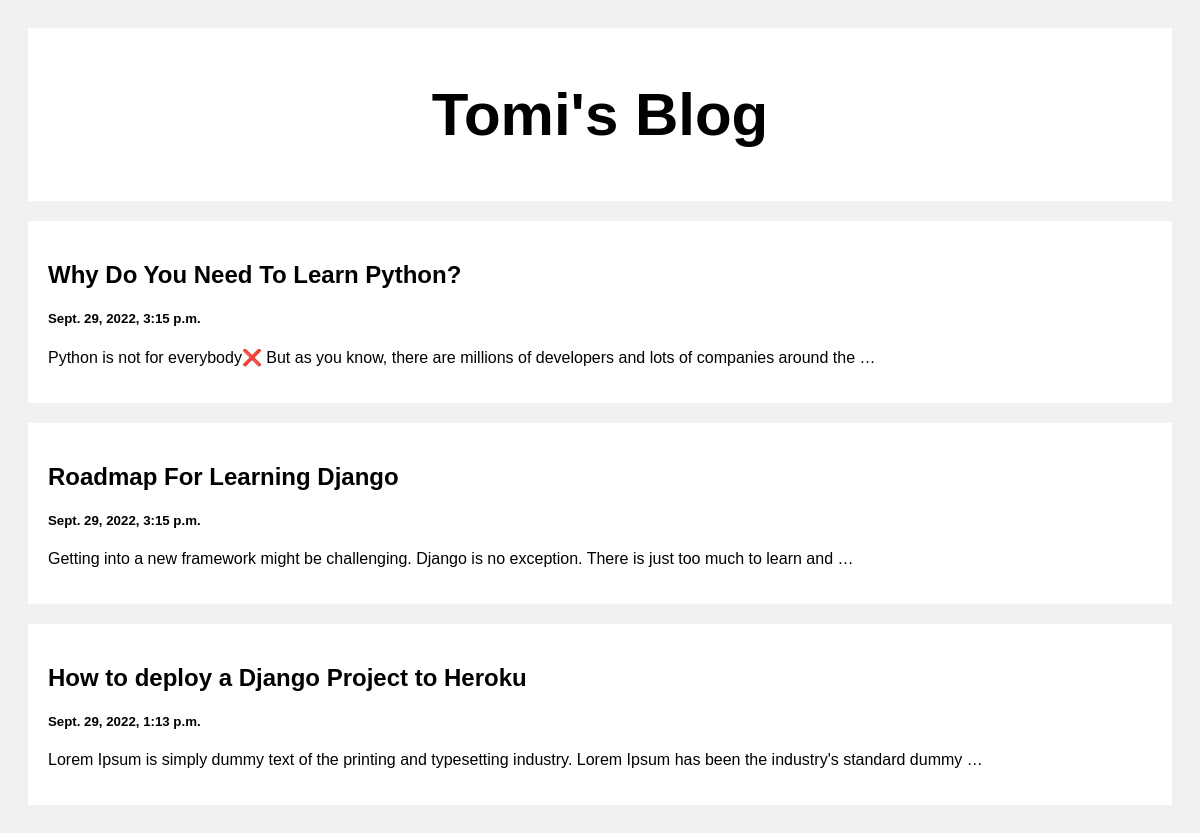
The page / on the database its author committed.
### posts/models.py (models this page shows)
class Post(models.Model):
  title = models.CharField(max_length=100)
  body = models.CharField(max_length=100000)
  created_at = models.DateTimeField(default=datetime.now, blank=True)

### posts/views.py (the view)
# urls.py: path('', views.index, name='index'),
def index(request):
  posts = Post.objects.all()
  return render(request, 'index.html', {'posts': posts})

### templates/index.html (shortened to what this page needs)
<!DOCTYPE html>
<html>
<head>
</head>
<body>
  <div class="header">
    <h2>Tomi's Blog</h2>
  </div>
  <div class="row">
    <div class="leftcolumn">
      {% for post in posts reversed %}
      <div class="card">
        <a style="text-decoration: none; color: black;" href="/post/{{post.id}}">
          <h2>{{post.title}}</h2>
          <h5>{{post.created_at}}</h5>
          <p>{{post.body|truncatewords:20}}</p>
        </a>
      </div>
      {% endfor %}
    </div>
  </div>
</body>
</html>

### templates/index.html (style rules this page uses)
* { box-sizing: border-box; }
body { font-family: Arial; padding: 20px; background: #f1f1f1; }
.header { padding: 2px; font-size: 40px; text-align: center; background: white; }
.leftcolumn { float: left; width: 100%; }
.card { background-color: white; padding: 20px; margin-top: 20px; }
.row:after { content: ""; display: table; clear: both; }

### rows shown on the page
Post: title "Why Do You Need To Learn Python?", created_at "Sept. 29, 2022, 3:15 p.m.", body "Python is not for everybody❌ But as you know, there are millions of developers and lots of companies around the …"
Post: title "Roadmap For Learning Django", created_at "Sept. 29, 2022, 3:15 p.m.", body "Getting into a new framework might be challenging. Django is no exception. There is just too much to learn and …"
Post: title "How to deploy a Django Project to Heroku", created_at "Sept. 29, 2022, 1:13 p.m.", body "Lorem Ipsum is simply dummy text of the printing and typesetting industry. Lorem Ipsum has been the industry's standard dummy …"
